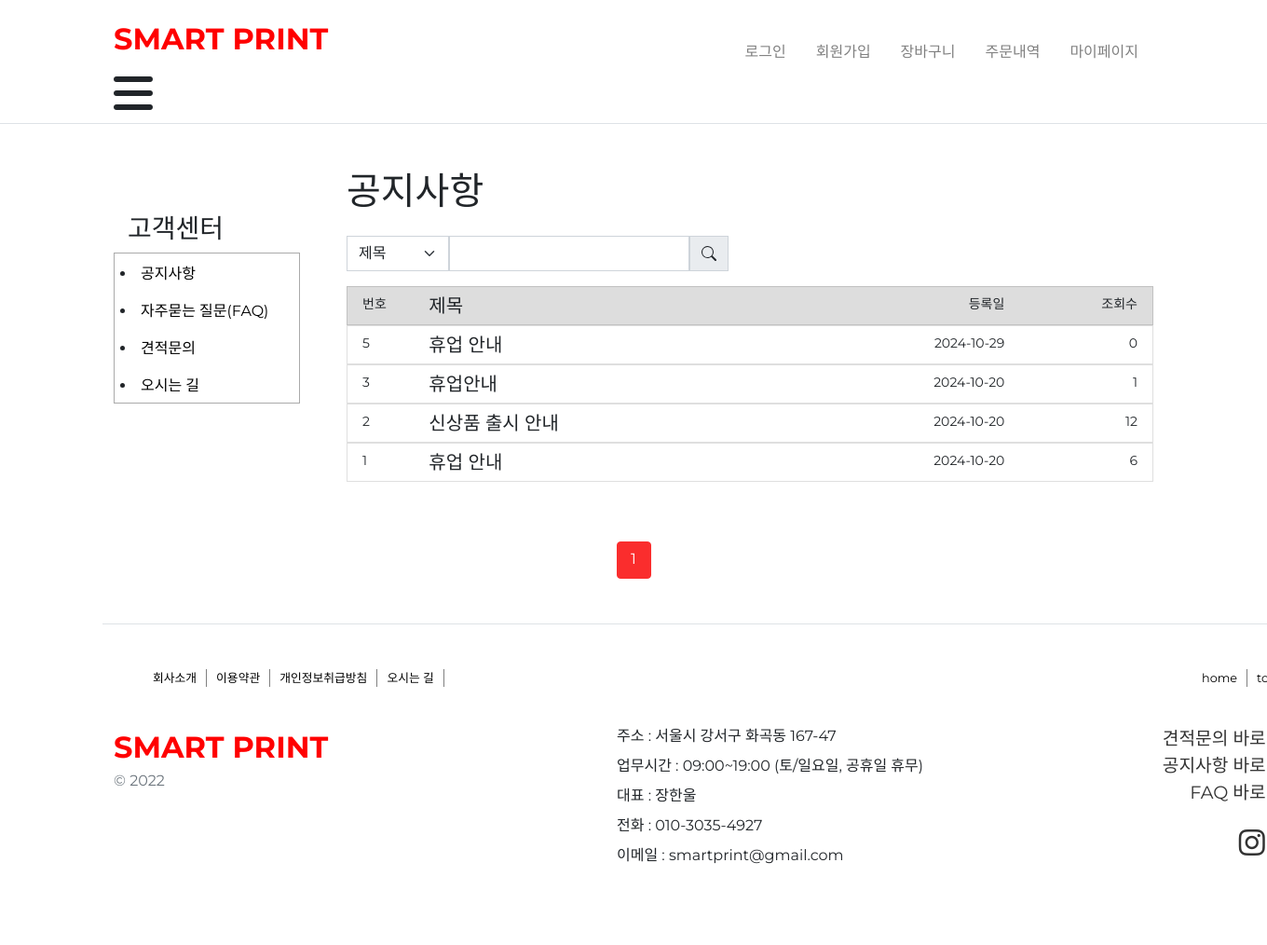
/board/notice/, run on the app's committed database.
### board/models.py (models this page shows)
class Posts(models.Model):
    title = models.CharField(max_length=100)
    content = models.TextField()
    image = models.ImageField(upload_to='image/posts', blank=True)
    views = models.IntegerField(default=0)
    createdTime = models.DateTimeField(auto_now_add=True)

### board/views.py (the view)
# urls.py: path('notice/', views.notice, name='notice'),
def notice(request):
    q = request.GET.get('q', '')
    searchType = request.GET.get('type', '')
    if q:
        if searchType == 'title':
            noticePost = Posts.objects.filter(title__icontains=q).order_by('-createdTime')
    else :
        noticePost = Posts.objects.order_by('-createdTime')
    paginator = Paginator(noticePost, 20)
    page = request.GET.get('page','1')
    page_obj = paginator.get_page(page)
    return render(request, 'notice.html', {'posts':page_obj,'type':searchType, 'q':q})

### board/templates/notice.html (shortened to what this page needs)
{% extends 'head.html' %}
{% load static %}
{% block content %}
    <div class="container mt-5 d-flex justify-content-center" style="min-width: 960px;">
        {% include 'boardSidebar.html' %}
        <div style="width: 80%;">
            <h1 class="mb-4">공지사항</h1>
            <div class="d-flex justify-content-between">
                <form class="d-flex" method="GET" action="{% url 'board:notice' %}">
                    <select class="form-select rounded-0 no-focus-outline" name="type" style="width: 150px;">
                        <option value="title">제목</option>
                    </select>
                    <input type="text" class="form-control rounded-0 no-focus-outline" name="q">
                    <button type="submit" class="input-group-text rounded-0" id="basic-addon1">
                        <svg xmlns="http://www.w3.org/2000/svg" width="16" height="16" fill="currentColor" class="bi bi-search" viewBox="0 0 16 16">
                            <path d="M11.742 10.344a6.5 6.5 0 1 0-1.397 1.398h-.001q.044.06.098.115l3.85 3.85a1 1 0 0 0 1.415-1.414l-3.85-3.85a1 1 0 0 0-.115-.1zM12 6.5a5.5 5.5 0 1 1-11 0 5.5 5.5 0 0 1 11 0"/>
                        </svg>
                    </button>
                </form>
            </div>
            <div>
               <div class="list-group-item" style="background-color: #ddd;">
                    <div class="row">
                        <small class="col-1">번호</small>
                        <h5 class="col-6" style="margin:0;">제목</h5>
                        <small class="col-3 text-end">등록일</small>
                        <small class="col-2 text-end">조회수</small>
                    </div>
                </div>
            </div>
            {% for i in posts %}
            <a class="list-group rounded-0" href="{% url 'board:postView' i.id %}">
                <div class="list-group-item list-group-item-action">
                    <div class="row">
                        <small class="col-1">{{i.id}}</small>
                        <h5 class="col-6" style="margin:0;">{{i.title}}</h5>
                        <small class="col-3 text-end">{{i.createdTime|date:'Y-m-d'}}</small>
                        <small class="col-2 text-end">{{i.views}}</small>
                    </div>
                </div>
            </a>
            {% endfor %}
        </div>
    </div>
    <ul class="pagination justify-content-center">
        {% for page_number in posts.paginator.page_range %}
        {% if page_number >= posts.number|add:-5 and page_number <= posts.number|add:5 %}
        {% if page_number == posts.number %}
        <li class="page-item active" aria-current="page">
            <a class="page-link" href="?type={{ type }}&q={{ q }}&page={{ page_number }}">{{ page_number }}</a>
        </li>
        {% else %}
        <li class="page-item">
            <a class="page-link" href="?type={{ type }}&q={{ q }}&page={{ page_number }}">{{ page_number }}</a>
        </li>
        {% endif %}
        {% endif %}
        {% endfor %}
    </ul>
{% endblock %}

### static/css/base.css (style rules this page uses)
* { font-family: "Montserrat", sans-serif; font-optical-sizing: auto; font-style: normal; }
a { text-decoration:none !important ; color: #333; }
.page-link { width: 37px; height: 40px; text-align: center; color: #333; }
.page-item.active .page-link { background-color: #fa2d2d; border-color: #fa2d2d; }

### data on the page
Posts: id "5", title "휴업 안내", createdTime "2024-10-29", views "0"
Posts: id "3", title "휴업안내", createdTime "2024-10-20", views "1"
Posts: id "2", title "신상품 출시 안내", createdTime "2024-10-20", views "12"
Posts: id "1", title "휴업 안내", createdTime "2024-10-20", views "6"

### other printed values
{{ page_number }} "1"
